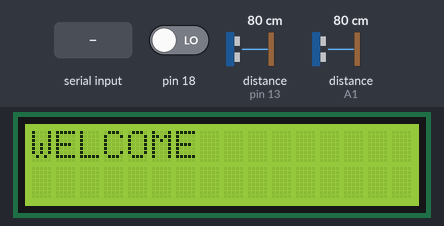
Simulated run of this sketch. Board: Arduino Uno, built with avr-gcc and run on an emulated ATmega328P. Parts: 16×2 character LCD. The test bench sets the inputs (shaded band); at power-on: pin 18 LOW, distance to the obstacle (sensors on pin 13, A1) 80 cm. The echo pulse lasts 58.3 µs per cm; what the sketch prints to the serial monitor is not drawn.

Above: at 1.2 s.
1.3 s: "F" received over Serial
At 2.0 s:
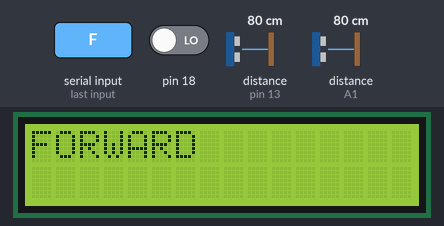
2.8 s: "B" received over Serial
At 3.1 s:
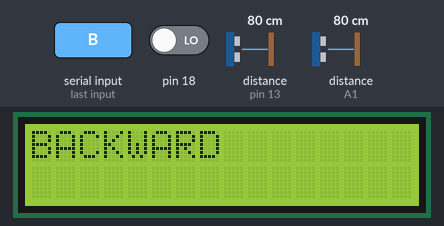
4.3 s: "L" received over Serial
At 5.3 s:
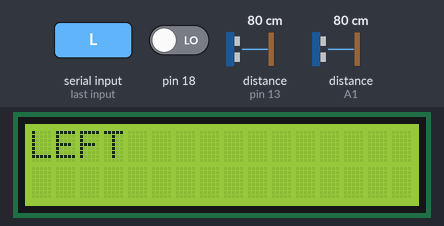
5.8 s: "R" received over Serial
At 6.4 s:
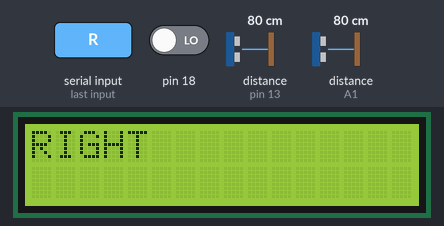
7.3 s: "S" received over Serial
At 8.7 s:
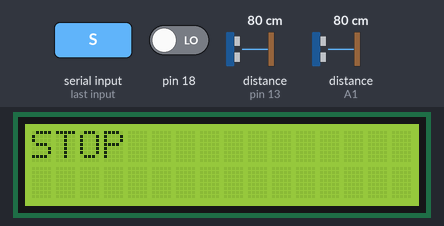
Timing chart, 0 to 9.8 s (numbered marks = the images above; inputs shaded):
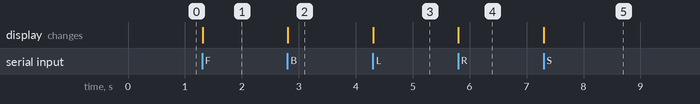

The sketch:

RXFINALFINAL.ino
```cpp
#include<LiquidCrystal.h>
#include<SoftwareSerial.h>
SoftwareSerial serial(A0, A1); //RX,TX
LiquidCrystal lcd(2, 3, 4, 5, 6, 7); //rs,en,d4,d5,d6,d7
int in1 = 8, in2 = 9, in3 = 10, in4 = 11, trigf = 12, echof = 13, trigb = 14, echob = 15, durationf, distancef, durationb, distanceb, stateb2, s; //stateb2=18
char b1, b2;
void setup() {
  // put your setup code here, to run once:
  pinMode(trigf, OUTPUT);
  pinMode(echof, INPUT);
  pinMode(trigb, OUTPUT);
  pinMode(echob, INPUT);
  Serial.begin(9600);
  lcd.begin(16, 2);
  lcd.print("WELCOME");
}

void loop() {
  // put your main code here, to run repeatedly:
  serial.print(b2);
  stateb2 = digitalRead(18);
    if (stateb2 == HIGH)
    {
      serial.print(b2);
      b2 = serial.read();
      //switch(b2)
      //{
      motor();
    }
  while (Serial.available())
  {
    b1 = Serial.read();
    if (stateb2 == LOW)
    {
      //switch (b1)
      //{
      motor();
      //}
    }
  }
}
void motor()
{
  if (stateb2 == HIGH)
    s = b2;
  else
    s = b1;
  switch (s)
  {
    case 'F':
      digitalWrite(trigf, LOW);
      delayMicroseconds(2);
      // Sets the trigf on HIGH state for 10 micro seconds
      digitalWrite(trigf, HIGH);
      delayMicroseconds(10);
      digitalWrite(trigf, LOW);
      // Reads the echof, returns the sound wave travel time in microseconds
      durationf = pulseIn(echof, HIGH);
      // Calculating the distance
      distancef = durationf * 0.034 / 2;
      // Prints the distance on the Serial Monitor
      Serial.print("Distancef: ");
      Serial.println(distancef);
      if (distancef > 30)
      {
        forward();
      }
      else
      {
        STOP();
        delay(100);
        left();
        delay(500);
      }
      break;
    case 'L':
      left();
      break;
    case 'R':
      right();
      break;
    case 'B':
      digitalWrite(trigb, LOW);
      delayMicroseconds(2);
      // Sets the trigf on HIGH state for 10 micro seconds
      digitalWrite(trigb, HIGH);
      delayMicroseconds(10);
      digitalWrite(trigb, LOW);
      // Reads the echof, returns the sound wave travel time in microseconds
      durationb = pulseIn(echob, HIGH);
      // Calculating the distance
      distanceb = durationb * 0.034 / 2;
      // Prints the distance on the Serial Monitor
      Serial.print("Distanceb: ");
      Serial.println(distanceb);
      if (distanceb > 30)
      {
        backward();
      }
      else
      {
        STOP();
        delay(100);
        left();
        delay(500);
      }
      break;
    case 'S':
      STOP();
      break;
  }
}
void forward()
{
  digitalWrite(in1, 1);
  digitalWrite(in2, 0);
  digitalWrite(in3, 1);
  digitalWrite(in4, 0);
  lcd.clear();
  lcd.print("FORWARD");
}
void left()
{
  digitalWrite(in1, 1);
  digitalWrite(in2, 0);
  digitalWrite(in3, 0);
  digitalWrite(in4, 1);
  lcd.clear();
  lcd.print("LEFT");
}
void right()
{
  digitalWrite(in1, 0);
  digitalWrite(in2, 1);
  digitalWrite(in3, 1);
  digitalWrite(in4, 0);
  lcd.clear();
  lcd.print("RIGHT");
}
void backward()
{
  digitalWrite(in1, 0);
  digitalWrite(in2, 1);
  digitalWrite(in3, 0);
  digitalWrite(in4, 1);
  lcd.clear();
  lcd.print("BACKWARD");
}
void STOP()
{
  digitalWrite(in1, 0);
  digitalWrite(in2, 0);
  digitalWrite(in3, 0);
  digitalWrite(in4, 0);
  lcd.clear();
  lcd.print("STOP");
}
```

Measured:
- after the input at 1.3 s, the display: changes at once (image 1)
- after the input at 2.8 s, the display: changes at once (image 2)
- after the input at 4.3 s, the display: changes at once (image 3)
- after the input at 5.8 s, the display: changes at once (image 4)
- after the input at 7.3 s, the display: changes at once (image 5)
